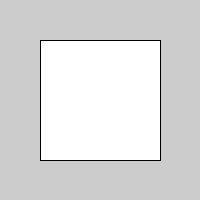
Frame 1 (no input)
Frame 60 (the mouse pressed at the canvas centre just before this capture): identical to frame 1, image omitted
Frame 120 (the mouse held since frame 60 and released just before this capture): identical to frame 1, image omitted

The Processing sketch that drew this single still picture (run headless with seeded random() and noise(); from frame 60 on, the mouse is pressed at the canvas centre):

// Processing sketch: vertexs_method_3
// ── vertexs_method_3.pde
void setup() {
  size(200, 200);
}

void draw() {
  beginShape();

  vertex(40, 40);

  vertex(160, 40);

  vertex(160, 160);

  vertex(40, 160);

  endShape(CLOSE);
}
